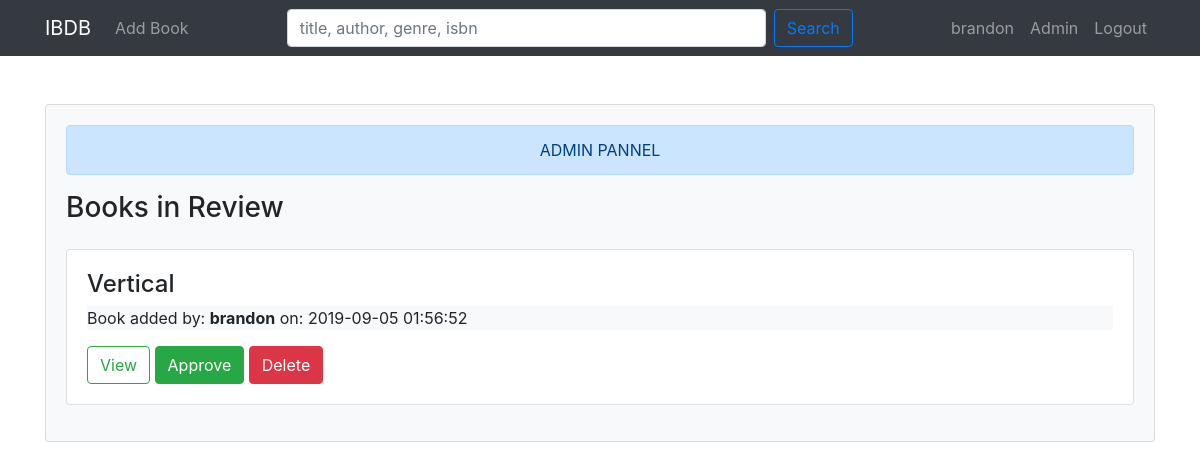
Screenshot of /users/admin (signed in) with the database file from the repository.
### tables this page shows
CREATE TABLE `book` (
  `book_id` int(11) NOT NULL,
  `user_id` int(11) NOT NULL,
  `title` varchar(255) NOT NULL,
  `isbn` int(11) NOT NULL,
  `genre` varchar(255) NOT NULL,
  `synopsis` text NOT NULL,
  `is_published` tinyint(4) NOT NULL,
  `created_at` datetime NOT NULL DEFAULT current_timestamp()
);

CREATE TABLE `user` (
  `user_id` int(11) NOT NULL,
  `name` varchar(255) NOT NULL,
  `email` varchar(255) NOT NULL,
  `password` varchar(255) NOT NULL,
  `role` varchar(255) NOT NULL DEFAULT 'user',
  `created_at` datetime NOT NULL DEFAULT current_timestamp()
);

### app/libraries/Core.php (called while the page is built, shortened)
<?php
    class Core {
        protected $currentMethod = 'index';
        public function __construct(){
            $url = $this->getUrl();
            if(isset($url[0]) && file_exists('../app/controllers/' . ucwords($url[0]) . '.php')){
                unset($url[0]);
            }
            $this->currentController = new $this->currentController;
            if(isset($url[1])){
                if(method_exists($this->currentController, $url[1])){
                    $this->currentMethod = $url[1];
                    unset($url[1]);
                }
            }
            $this->params = $url ? array_values($url) : [];
            call_user_func_array([$this->currentController, $this->currentMethod], $this->params);
        }
        public function getURL(){
            if(isset($_GET['url'])){
                $url = rtrim($_GET['url'], '/');
                $url = filter_var($url, FILTER_SANITIZE_URL);
                $url = explode('/', $url);
                return $url;
            }
        }
    }

### public/index.php (called while the page is built, shortened)
<?php
    $init = new Core;

### app/libraries/Database.php (called while the page is built, shortened)
<?php
    class Database {
        private $host = DB_HOST;
        private $user = DB_USER;
        private $pass = DB_PASS;
        private $dbname = DB_NAME;
        private $dbh;
        private $stmt;
        public function __construct(){
            $dsn = 'mysql:host=' . $this->host . ';dbname=' . $this->dbname;
            $options = array(
                PDO::ATTR_PERSISTENT => true,
                PDO::ATTR_ERRMODE => PDO::ERRMODE_EXCEPTION
            );
            try{
                $this->dbh = new PDO($dsn, $this->user, $this->pass, $options);
            } catch(PDOException $e){
                $this->error = $e->getMessage();
                echo $this->error;
            }
        }
        public function query($sql){
            $this->stmt = $this->dbh->prepare($sql);
        }
        public function execute(){
            return $this->stmt->execute();
        }
        public function resultSet(){
            $this->execute();
            return $this->stmt->fetchAll(PDO::FETCH_OBJ);
        }
    }

### app/models/Book.php (called while the page is built, shortened)
<?php
    class Book {
        private $db;
        public function __construct(){
            $this->db = new Database;
        }
        public function getBooksNotPublished(){
          $this->db->query('SELECT *
                            FROM book
                            LEFT JOIN user
                            ON book.user_id = user.user_id
                            WHERE book.is_published = 0
                            GROUP BY book.book_id
                            ORDER BY book.created_at DESC
                          ');
          $results = $this->db->resultSet();
          return $results;
        }
        public function getReviewsNotPublished(){
          $this->db->query('SELECT *,
                            book.book_id as bookId,
                            user.user_id as userId,
                            review.review_id as reviewId,
                            book.title as bookTitle,
                            book.created_at as bookCreated,
                            review.created_at as reviewCreated,
                            review.is_published as reviewIsPublished
                            FROM review
                            LEFT JOIN book
                            ON review.book_id = book.book_id
                            LEFT JOIN user
                            ON review.user_id = user.user_id
                            WHERE review.is_published = 0
                            ORDER BY review.created_at ASC
          ');
          $results = $this->db->resultSet();
          return $results;
        }
  }

### app/views/users/admin.php (the view, shortened to what this page needs)
<?php require APPROOT . '/views/inc/header.php' ?>
    <div class="card card-body bg-light mt-5">
        <div class="alert alert-primary text-center">
            <?php echo $data['title']; ?>
        </div>
        <?php if(count($data['books']) > 0): ?>
            <div class="row mb-3">
                <div class="col-md-6">
                    <h3>Books in Review</h3>
                </div>
            </div>
        <?php endif; ?>
        <?php foreach($data['books'] as $book) : ?>
                <div class="card card-body mb-3">
                    <h4><?php echo $book->title; ?></h4>
                    <div class="bg-light">
                        Book added by: <b><?php echo $book->name; ?></b> on: <?php echo $book->created_at; ?>
                    </div>
                    <div class="mt-3">
                        <a href="<?php echo URLROOT; ?>/books/viewBook/<?php echo $book->book_id; ?>" class="btn btn-outline-success">View</a>
                        <form  class="d-inline" action="<?php echo URLROOT; ?>/books/approveBook/<?php echo $book->book_id; ?>" method="post">
                            <input type="submit" value="Approve" class="btn btn-success">
                        </form>
                        <form  class="d-inline" action="<?php echo URLROOT; ?>/books/deleteBook/<?php echo $book->book_id; ?>" method="post">
                            <input type="submit" value="Delete" class="btn btn-danger">
                        </form>
                    </div>
                </div>
        <?php endforeach; ?>
    </div>
<?php require APPROOT . '/views/inc/footer.php' ?>

### public/css/style.css (style rules this page uses)
body { background: #ffffff; }

### rows the page displays
book: title "Vertical", user.name "brandon", user.created_at "2019-09-05 01:56:52"

### other values shown
SITENAME "IBDB"
$_SESSION['user_name'] "brandon"
$data['title'] "ADMIN PANNEL"
